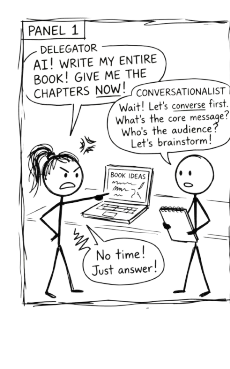
#> input picture images/comic-strip/00-panel1.png, 230 x 369 px
$ python create_cover_v3.py
#> lines starting #> are read from the running program, lines starting #| are printed output that depends on the picture
#!/usr/bin/env python3
"""
Generate KDP ebook cover for 'Conversation, Not Delegation'.

White background, Comic Sans title (leaning into the comic aesthetic),
tightly cropped comic panel filling more of the space.

Output: images/cover-v3.png (1800 x 2700 px, 300 DPI at 6x9 print)
"""

from pathlib import Path
from PIL import Image, ImageDraw, ImageFont

WIDTH = 1875
HEIGHT = 2775

PROJECT_ROOT = Path(__file__).resolve().parent.parent
COMIC_PATH = PROJECT_ROOT / "images" / "comic-strip" / "00-panel1.png"
OUTPUT_PATH = PROJECT_ROOT / "images" / "cover-v3.png"

BG = (255, 255, 255)
TITLE_COLOUR = (20, 20, 20)
SUBTITLE_COLOUR = (80, 80, 80)
AUTHOR_COLOUR = (100, 100, 100)


def load_font(path, size):
    try:
        return ImageFont.truetype(path, size)
    except OSError:
        return ImageFont.load_default()


def text_width(draw, text, font):
    bbox = draw.textbbox((0, 0), text, font=font)
    return bbox[2] - bbox[0]


def text_height(draw, text, font):
    bbox = draw.textbbox((0, 0), text, font=font)
    return bbox[3] - bbox[1]


def main():
    img = Image.new("RGB", (WIDTH, HEIGHT), BG)
#> img: PIL image 1875x2775 RGB; every value is 255
    draw = ImageDraw.Draw(img)

    # Fonts
    comic_bold = "/System/Library/Fonts/Supplemental/Comic Sans MS Bold.ttf"
    comic_reg = "/System/Library/Fonts/Supplemental/Comic Sans MS.ttf"
    system_font = "/System/Library/Fonts/Helvetica.ttc"

    title_font = load_font(comic_bold, 158)
    subtitle_font = load_font(comic_reg, 54)
    author_font = load_font(comic_reg, 158)

    # Title — big, bold, Comic Sans, owning it
    y = 180
    for line in ["Conversation,", "Not Delegation"]:
        w = text_width(draw, line, title_font)
        draw.text(((WIDTH - w) // 2, y), line, fill=TITLE_COLOUR, font=title_font)
        y += 190
#> this loop made 2 passes
#> w on passes 1 to 2: 1095, 1187
#> after the loop, y = 560

    # Subtitle — clean system font for contrast
    subtitle = "How to Think With AI, Not Just Use It"
    sw = text_width(draw, subtitle, subtitle_font)
#> sw = 982
    draw.text(((WIDTH - sw) // 2, y + 20), subtitle, fill=SUBTITLE_COLOUR, font=subtitle_font)

    # Comic panel — load and crop tightly
    comic = Image.open(COMIC_PATH).convert("RGBA")
#> comic is the input picture: PIL image 230x369 RGBA; mean R, G, B, A 52.3, 52.3, 52, 32.8

    # Auto-crop whitespace from the comic
    # Convert to grayscale, find non-white bounds
    gray = comic.convert("L")
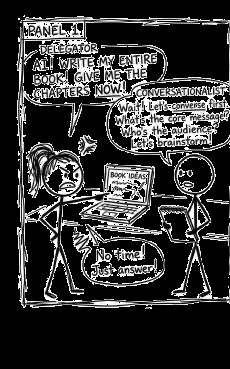
#> gray: PIL image 230x369 L; min 0, max 255, mean 52.2
    bbox = gray.point(lambda x: 0 if x > 240 else 255).getbbox()
#> bbox = (0, 0, 230, 369)
    if bbox:
        comic = comic.crop(bbox)

    # Scale comic to fill most of the available space
    comic_top = y + 100
#> comic_top = 660
    comic_bottom = HEIGHT - 280
    available_h = comic_bottom - comic_top
#> available_h = 1835
    available_w = WIDTH - 120

    ratio = min(available_w / comic.width, available_h / comic.height)
#> ratio = 4.97
    new_w = int(comic.width * ratio)
#> new_w = 1143
    new_h = int(comic.height * ratio)
#> new_h = 1835
    comic = comic.resize((new_w, new_h), Image.LANCZOS)
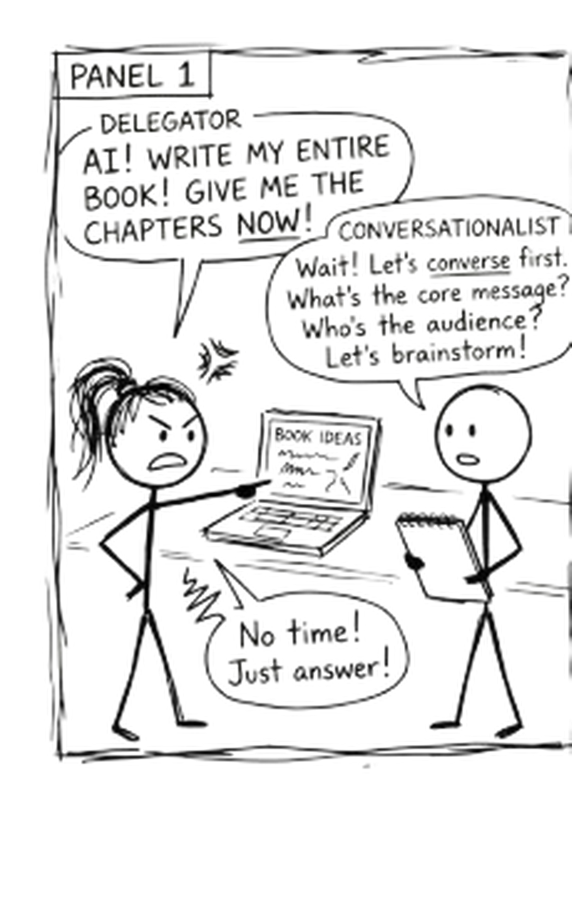
#> comic: PIL image 1143x1835 RGBA (shown at 1/2 size); mean R, G, B, A 50.9, 50.9, 50.7, 33.3; transparent parts drawn white

    # Paste comic with white background
    comic_x = (WIDTH - new_w) // 2
#> comic_x = 366
    comic_y = comic_top + 20  # positioned just below subtitle with breathing room
#> comic_y = 680

    comic_bg = Image.new("RGB", (new_w, new_h), BG)
#> comic_bg: PIL image 1143x1835 RGB; every value is 255
    if comic.mode == "RGBA":
        comic_bg.paste(comic, mask=comic.split()[3])
    else:
        comic_bg.paste(comic)
    img.paste(comic_bg, (comic_x, comic_y))
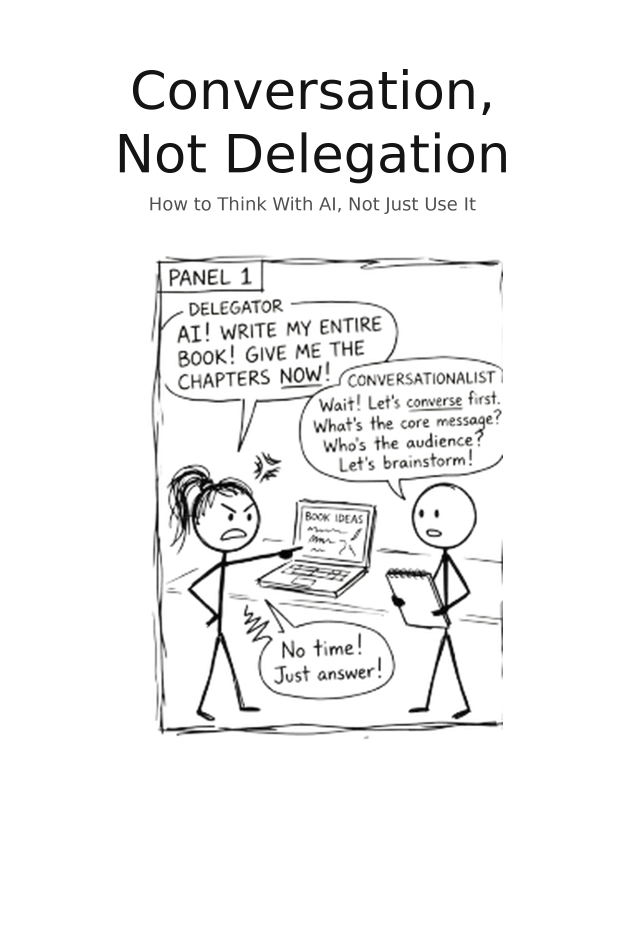
#> img: PIL image 1875x2775 RGB (shown at 1/3 size); mean R, G, B 242.3, 242.3, 242.2

    # Author — at the bottom
    author = "Michael Borck"
    aw = text_width(draw, author, author_font)
#> aw = 1101
    draw.text(((WIDTH - aw) // 2, HEIGHT - 250), author, fill=AUTHOR_COLOUR, font=author_font)

    # Save
    img.save(OUTPUT_PATH, "PNG", dpi=(300, 300))
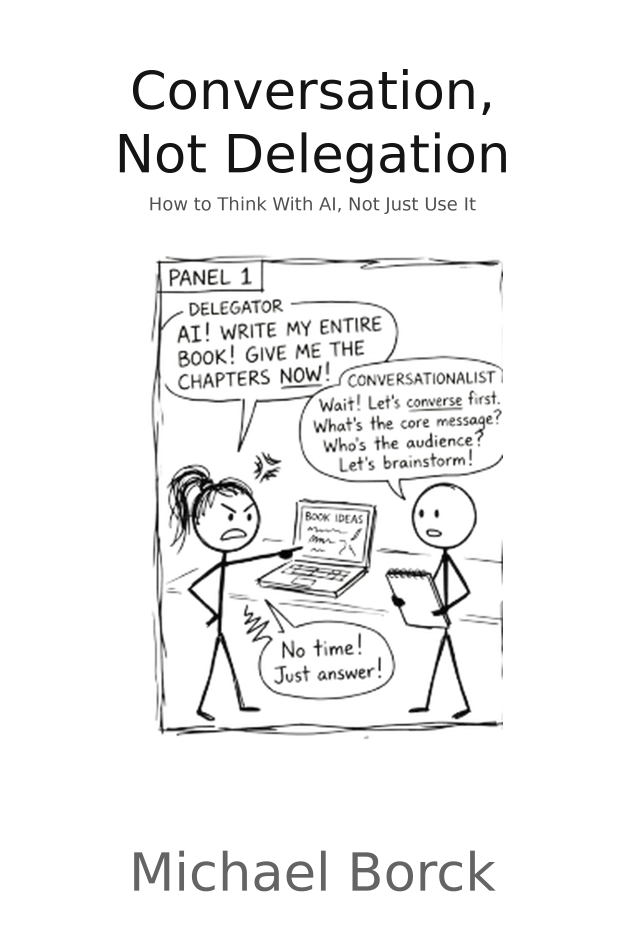
#> saved as cover-v3.png: PIL image 1875x2775 RGB (shown at 1/3 size); mean R, G, B 241.2, 241.2, 241.1
    print(f"Cover saved to: {OUTPUT_PATH}")
    print(f"Dimensions: {WIDTH} x {HEIGHT} px")


if __name__ == "__main__":
    main()

$ run again, with images/comic-strip/00-conversation-not-delegation.png copied over images/comic-strip/00-panel1.png
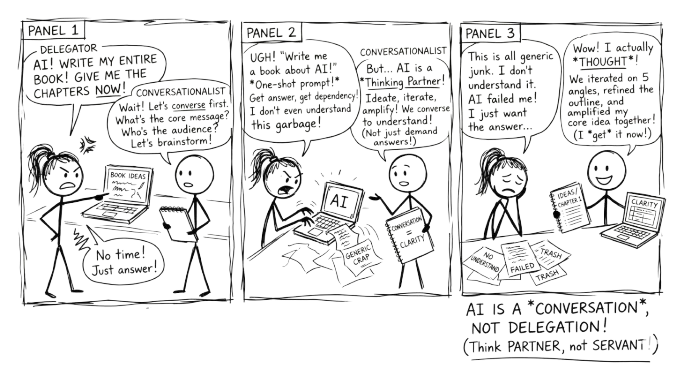
#> input picture images/comic-strip/00-conversation-not-delegation.png, 677 x 369 px
#> the loop in main, `for line in ["Conversation,", "Not Delegation"]:` made 2 passes
#> w on passes 1 to 2: 1095, 1187
#> after the loop in main, `for line in ["Conversation,", "Not Delegation"]:`: y = 560
#> sw = 982
#> in main, comic is the input picture: PIL image 677x369 RGBA; mean R, G, B, A 58.6, 58.6, 58.3, 36
#> in main, `gray = comic.convert("L")`:
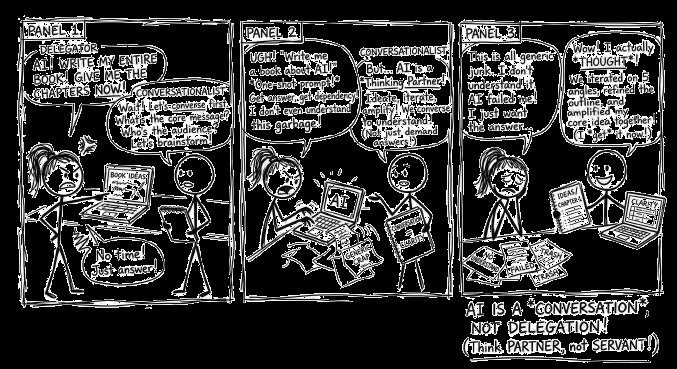
#> gray: PIL image 677x369 L; min 0, max 255, mean 58.5
#> bbox = (0, 0, 677, 369)
#> comic_top = 660
#> available_h = 1835
#> ratio = 2.59
#> new_w = 1755
#> new_h = 956
#> comic: PIL image 1755x956 RGBA
#> comic_x = 60
#> comic_y = 680
#> aw = 1101
#> in main, `img.save(OUTPUT_PATH, "PNG", dpi=(300, 300))`:
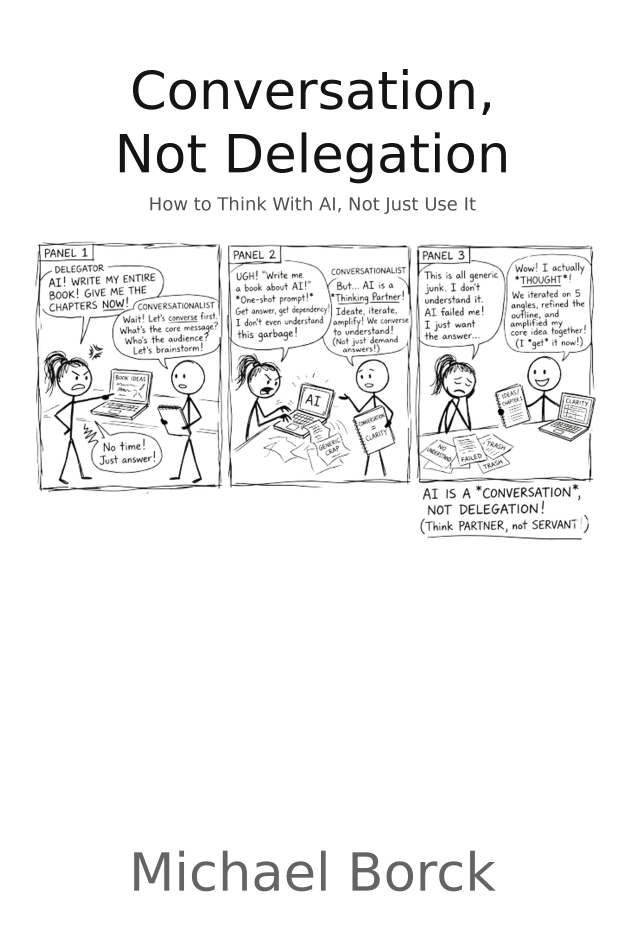
#> saved as cover-v3.png: PIL image 1875x2775 RGB (shown at 1/3 size); mean R, G, B 242.4, 242.4, 242.3

$ run again, with images/comic-strip/01-what-is-ai.png copied over images/comic-strip/00-panel1.png
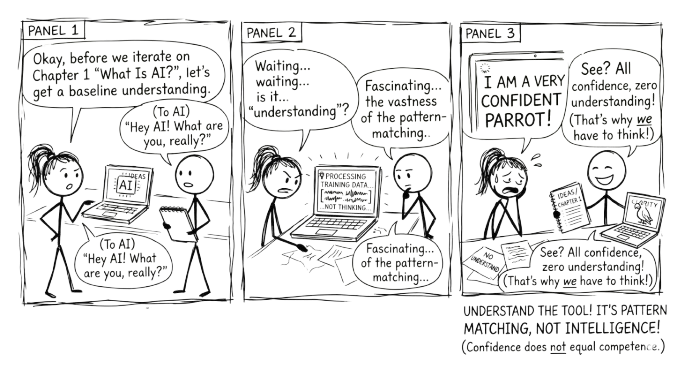
#> input picture images/comic-strip/01-what-is-ai.png, 677 x 369 px
#> the loop in main, `for line in ["Conversation,", "Not Delegation"]:` made 2 passes
#> w on passes 1 to 2: 1095, 1187
#> after the loop in main, `for line in ["Conversation,", "Not Delegation"]:`: y = 560
#> sw = 982
#> in main, comic is the input picture: PIL image 677x369 RGBA; mean R, G, B, A 55.4, 55.4, 54.9, 36.9
#> in main, `gray = comic.convert("L")`:
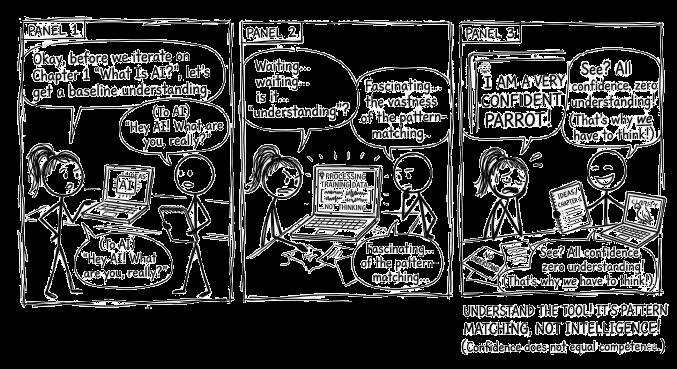
#> gray: PIL image 677x369 L; min 0, max 255, mean 55.4
#> bbox = (0, 0, 677, 369)
#> comic_top = 660
#> available_h = 1835
#> ratio = 2.59
#> new_w = 1755
#> new_h = 956
#> comic: PIL image 1755x956 RGBA
#> comic_x = 60
#> comic_y = 680
#> aw = 1101
#> in main, `img.save(OUTPUT_PATH, "PNG", dpi=(300, 300))`:
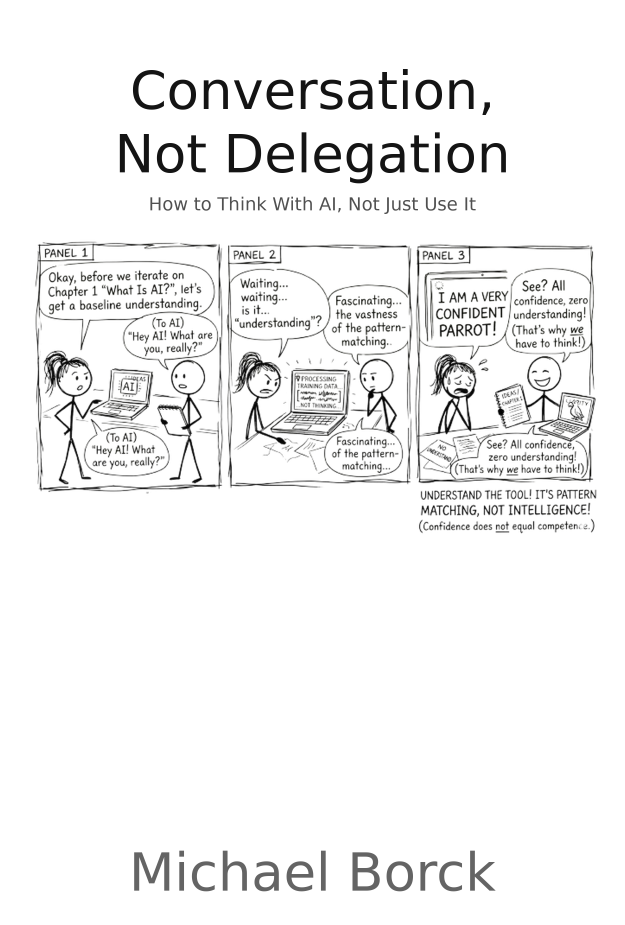
#> saved as cover-v3.png: PIL image 1875x2775 RGB (shown at 1/3 size); mean R, G, B 242, 242, 241.9

$ run again, with images/comic-strip/02-what-are-llms.png copied over images/comic-strip/00-panel1.png
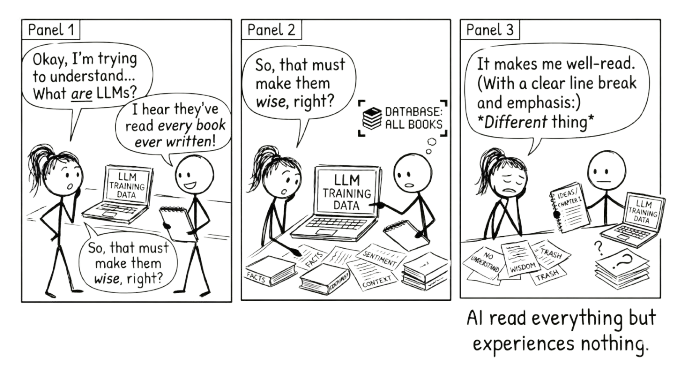
#> input picture images/comic-strip/02-what-are-llms.png, 677 x 369 px
#> the loop in main, `for line in ["Conversation,", "Not Delegation"]:` made 2 passes
#> w on passes 1 to 2: 1095, 1187
#> after the loop in main, `for line in ["Conversation,", "Not Delegation"]:`: y = 560
#> sw = 982
#> in main, comic is the input picture: PIL image 677x369 RGBA; mean R, G, B, A 37.4, 37.6, 36.5, 34.3
#> in main, `gray = comic.convert("L")`:
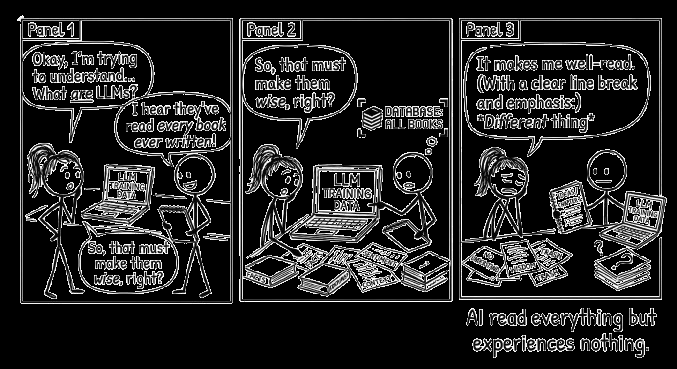
#> gray: PIL image 677x369 L; min 0, max 255, mean 37.4
#> bbox = (0, 0, 677, 369)
#> comic_top = 660
#> available_h = 1835
#> ratio = 2.59
#> new_w = 1755
#> new_h = 956
#> comic: PIL image 1755x956 RGBA
#> comic_x = 60
#> comic_y = 680
#> aw = 1101
#> in main, `img.save(OUTPUT_PATH, "PNG", dpi=(300, 300))`:
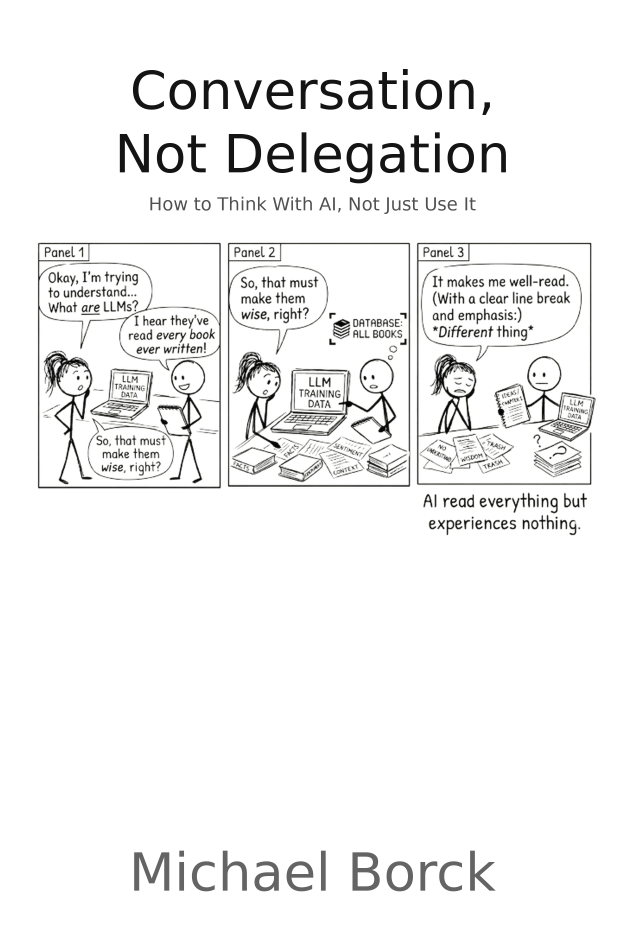
#> saved as cover-v3.png: PIL image 1875x2775 RGB (shown at 1/3 size); mean R, G, B 242.2, 242.2, 242.1
